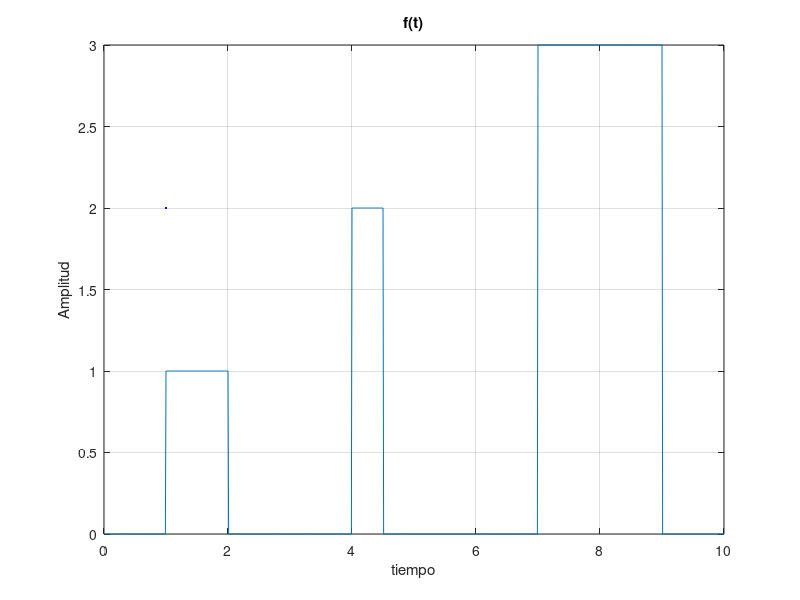

Reproduce this figure in MATLAB.
clc, clear
t=0:0.01:10;
y=double(t>=1 & t<=2)+2*(t>=4 & t<=4.5)+3*(t>=7 & t<=9)
%Graficar
figure
plot(t,y,LineWidth=2, Color='blue')
%Caracteristicas del gráfico
grid on %Activar la cuadricula
xlabel('tiempo')
ylabel('Amplitud')
title('f(t)')
